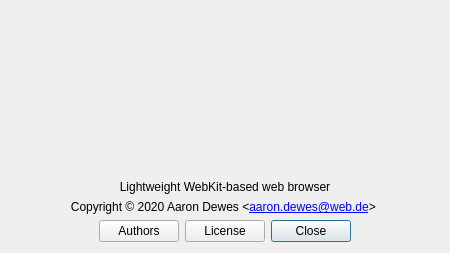
<?xml version="1.0" encoding="UTF-8"?>
<ui version="4.0">
 <class>AboutDialog</class>
 <widget class="QDialog" name="AboutDialog">
  <property name="geometry">
   <rect>
    <x>0</x>
    <y>0</y>
    <width>450</width>
    <height>253</height>
   </rect>
  </property>
  <property name="modal">
   <bool>true</bool>
  </property>
  <layout class="QVBoxLayout" name="verticalLayout">
   <item>
    <widget class="QLabel" name="logo">
     <property name="sizePolicy">
      <sizepolicy hsizetype="Preferred" vsizetype="Expanding">
       <horstretch>0</horstretch>
       <verstretch>0</verstretch>
      </sizepolicy>
     </property>
     <property name="text">
      <string/>
     </property>
     <property name="scaledContents">
      <bool>false</bool>
     </property>
     <property name="alignment">
      <set>Qt::AlignCenter</set>
     </property>
    </widget>
   </item>
   <item>
    <widget class="QLabel" name="name">
     <property name="sizePolicy">
      <sizepolicy hsizetype="Preferred" vsizetype="Fixed">
       <horstretch>0</horstretch>
       <verstretch>0</verstretch>
      </sizepolicy>
     </property>
     <property name="font">
      <font>
       <pointsize>16</pointsize>
       <weight>75</weight>
       <bold>true</bold>
      </font>
     </property>
     <property name="text">
      <string/>
     </property>
     <property name="alignment">
      <set>Qt::AlignCenter</set>
     </property>
     <property name="textInteractionFlags">
      <set>Qt::LinksAccessibleByMouse|Qt::TextSelectableByMouse</set>
     </property>
    </widget>
   </item>
   <item>
    <widget class="QLabel" name="version">
     <property name="sizePolicy">
      <sizepolicy hsizetype="Preferred" vsizetype="Fixed">
       <horstretch>0</horstretch>
       <verstretch>0</verstretch>
      </sizepolicy>
     </property>
     <property name="font">
      <font>
       <pointsize>12</pointsize>
       <weight>50</weight>
       <bold>false</bold>
      </font>
     </property>
     <property name="text">
      <string/>
     </property>
     <property name="alignment">
      <set>Qt::AlignCenter</set>
     </property>
     <property name="textInteractionFlags">
      <set>Qt::LinksAccessibleByMouse|Qt::TextSelectableByMouse</set>
     </property>
    </widget>
   </item>
   <item>
    <widget class="QLabel" name="webkitVersion">
     <property name="sizePolicy">
      <sizepolicy hsizetype="Preferred" vsizetype="Fixed">
       <horstretch>0</horstretch>
       <verstretch>0</verstretch>
      </sizepolicy>
     </property>
     <property name="font">
      <font>
       <pointsize>11</pointsize>
       <weight>50</weight>
       <bold>false</bold>
      </font>
     </property>
     <property name="text">
      <string/>
     </property>
     <property name="alignment">
      <set>Qt::AlignCenter</set>
     </property>
     <property name="textInteractionFlags">
      <set>Qt::LinksAccessibleByMouse|Qt::TextSelectableByMouse</set>
     </property>
    </widget>
   </item>
   <item>
    <widget class="QLabel" name="description">
     <property name="text">
      <string>Lightweight WebKit-based web browser</string>
     </property>
     <property name="alignment">
      <set>Qt::AlignCenter</set>
     </property>
     <property name="textInteractionFlags">
      <set>Qt::LinksAccessibleByMouse|Qt::TextSelectableByMouse</set>
     </property>
    </widget>
   </item>
   <item>
    <widget class="QLabel" name="author">
     <property name="sizePolicy">
      <sizepolicy hsizetype="Preferred" vsizetype="Fixed">
       <horstretch>0</horstretch>
       <verstretch>0</verstretch>
      </sizepolicy>
     </property>
     <property name="text">
      <string>&lt;html&gt;&lt;head/&gt;&lt;body&gt;&lt;p&gt;&lt;span style=&quot; font-size:9pt;&quot;&gt;Copyright © 2020 Aaron Dewes &amp;lt;&lt;/span&gt;&lt;a href=&quot;mailto:aaron.dewes@web.de&quot;&gt;&lt;span style=&quot; font-size:9pt; text-decoration: underline; color:#0000ff;&quot;&gt;aaron.dewes@web.de&lt;/span&gt;&lt;/a&gt;&lt;span style=&quot; font-size:9pt;&quot;&gt;&amp;gt; &lt;/span&gt;&lt;/p&gt;&lt;/body&gt;&lt;/html&gt;</string>
     </property>
     <property name="alignment">
      <set>Qt::AlignCenter</set>
     </property>
     <property name="openExternalLinks">
      <bool>true</bool>
     </property>
     <property name="textInteractionFlags">
      <set>Qt::LinksAccessibleByMouse|Qt::TextSelectableByMouse</set>
     </property>
    </widget>
   </item>
   <item>
    <layout class="QHBoxLayout" name="horizontalLayout">
     <item>
      <spacer name="horizontalSpacer">
       <property name="orientation">
        <enum>Qt::Horizontal</enum>
       </property>
       <property name="sizeHint" stdset="0">
        <size>
         <width>40</width>
         <height>20</height>
        </size>
       </property>
      </spacer>
     </item>
     <item>
      <widget class="QPushButton" name="authorsButton">
       <property name="text">
        <string>Authors</string>
       </property>
      </widget>
     </item>
     <item>
      <widget class="QPushButton" name="licenseButton">
       <property name="text">
        <string>License</string>
       </property>
      </widget>
     </item>
     <item>
      <widget class="QPushButton" name="closeButton">
       <property name="text">
        <string>Close</string>
       </property>
       <property name="default">
        <bool>true</bool>
       </property>
      </widget>
     </item>
     <item>
      <spacer name="horizontalSpacer_2">
       <property name="orientation">
        <enum>Qt::Horizontal</enum>
       </property>
       <property name="sizeHint" stdset="0">
        <size>
         <width>40</width>
         <height>20</height>
        </size>
       </property>
      </spacer>
     </item>
    </layout>
   </item>
  </layout>
 </widget>
 <resources>
  <include location="data/data.qrc"/>
 </resources>
 <connections>
  <connection>
   <sender>closeButton</sender>
   <signal>clicked()</signal>
   <receiver>AboutDialog</receiver>
   <slot>accept()</slot>
   <hints>
    <hint type="sourcelabel">
     <x>322</x>
     <y>204</y>
    </hint>
    <hint type="destinationlabel">
     <x>372</x>
     <y>206</y>
    </hint>
   </hints>
  </connection>
 </connections>
</ui>
